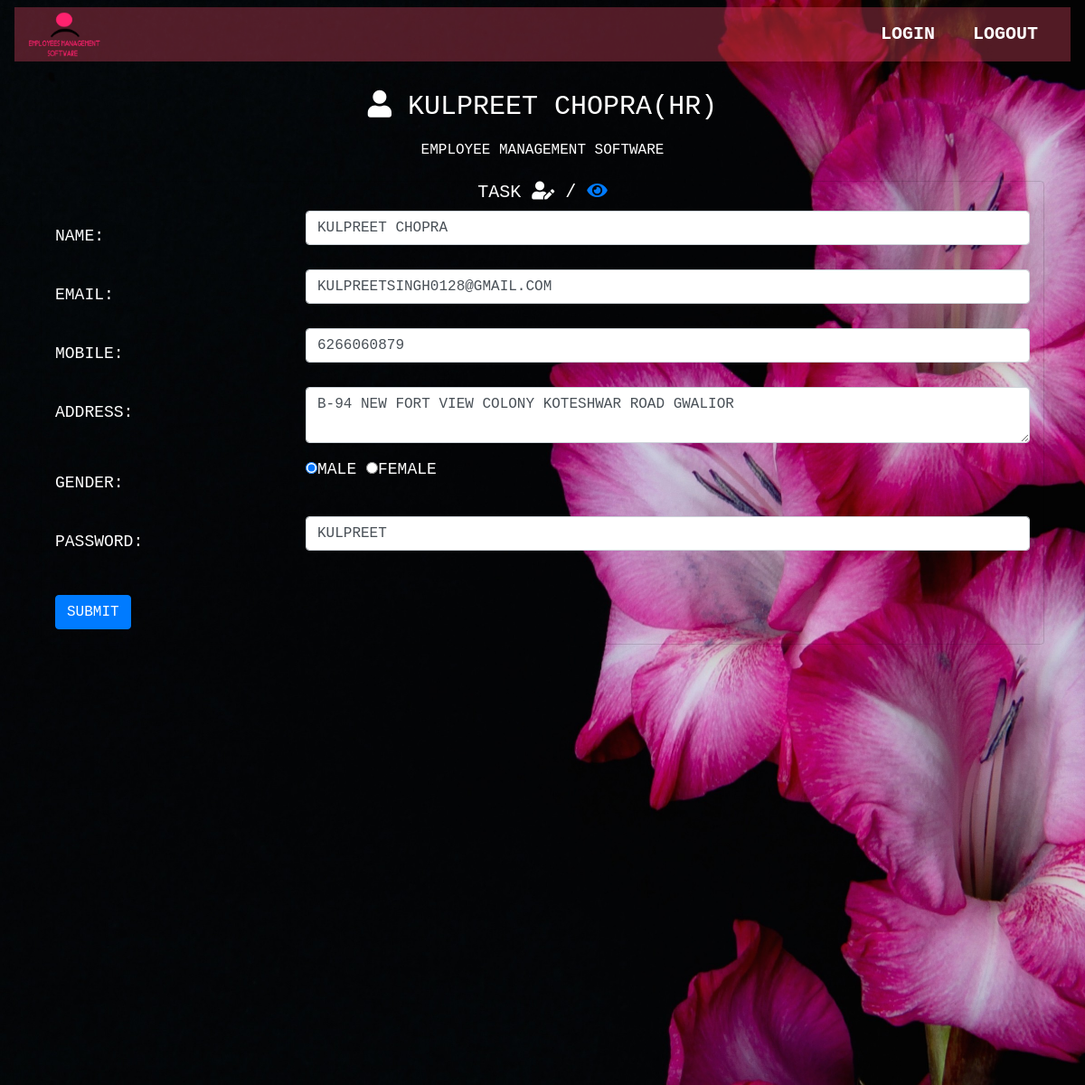
/employee/empedit.php?id=3 (signed in), run on the app's committed database.
### tables this page shows
CREATE TABLE `employee` (
  `id` int(11) NOT NULL,
  `name` varchar(350) NOT NULL,
  `email` varchar(100) NOT NULL,
  `mobile` varchar(350) NOT NULL,
  `address` text NOT NULL,
  `gender` varchar(350) NOT NULL,
  `department` varchar(350) NOT NULL,
  `password` varchar(350) NOT NULL,
  `forgott_pass` varchar(350) NOT NULL,
  `image` text NOT NULL,
  `role` varchar(350) NOT NULL,
  `time` timestamp NOT NULL DEFAULT CURRENT_TIMESTAMP ON UPDATE CURRENT_TIMESTAMP
);

### employee/empeditp.php (the view, shortened to what this page needs)
<?php
       $user=$_SESSION['email'];
  ?>
  <?php
include ('dbcon.php');
if (isset($_GET['id']))
{
$id =$_GET['id'];
$query ="select * From employee where id=$id";
$fire =mysqli_query($con,$query);
$user = mysqli_fetch_assoc($fire);
}
?>
<div class="card container-fluid" style="background-color:transparent!important;">
  <h5 class="text-center">Task <i class="fas fa-user-edit"></i> / <a style="color:#007bff!important;" href="index.php"><i class="fas fa-eye"></i></a></h5>
                    <form method="post" enctype="multipart/form-data">
                        <div class="form-group row">
                            <label class="col-lg-3 col-form-label form-control-label">Name:</label>
                            <div class="col-lg-9">
                               <input type="text" class="form-control" name="name" placeholder="Enter Full Name" value="<?php echo $user['name']; ?>">
                            </div>
                        </div>
                        <div class="form-group row">
                            <label class="col-lg-3 col-form-label form-control-label">Email:</label>
                            <div class="col-lg-9">
                               <input type="email" class="form-control" name="email" placeholder="Enter Email Address" value="<?php echo $user['email']; ?>">
                            </div>
                        </div>
                        <div class="form-group row">
                            <label class="col-lg-3 col-form-label form-control-label">Mobile:</label>
                            <div class="col-lg-9">
                                <input type="mobile" class="form-control" name="mobile" placeholder="Enter Mobile Number" value="<?php echo $user['mobile']; ?>">
                            </div>
                        </div>
                        <div class="form-group row">
                            <label class="col-lg-3 col-form-label form-control-label">Address:</label>
                            <div class="col-lg-9">
                                <textarea type="text" class="form-control" name="address" placeholder="Enter Address"><?php echo $user['address'];?></textarea>
                            </div>
                        </div>
                        <div class="form-group row">
                            <label class="col-lg-3 col-form-label form-control-label">Gender:</label>
                            <div class="col-lg-9">
                    <input type="radio" value="male"<?php echo ($user["gender"]=='male')?'checked':'' ?> name="gender">Male
                    <input type="radio" value="female"<?php echo ($user["gender"]=='female')?'checked':'' ?> name="gender">Female
                    <br>
                    </div>
                        </div>
                        <div class="form-group row">
                            <label class="col-lg-3 col-form-label form-control-label">Password:</label>
                            <div class="col-lg-9">
                                <input type="text" class="form-control" name="password" placeholder="Enter Password" value="<?php echo $user['password']; ?>">
                            </div>
                        </div>
                        <div class="form-group row">
                            <label class="col-lg-3 col-form-label form-control-label"></label>
                            <div class="col-lg-12">
                                <button type="submit" name="update" class="btn btn-primary">SUBMIT</button>
                            </div>
                        </div>
                    </form>
          </div>

### employee/header.php (shortened to what this page needs)
<?php
       include ('dbcon.php');
       $user=$_SESSION['password'];
       $q = "SELECT * FROM `employee` WHERE  `password`='$user'";
       $query = mysqli_query($con, $q);
       $result = mysqli_fetch_array($query);
  ?>
<!DOCTYPE html>
<html>
<head>
    <link rel="stylesheet" href="https://stackpath.bootstrapcdn.com/bootstrap/4.3.1/css/bootstrap.min.css">
    <link rel="stylesheet" href="https://stackpath.bootstrapcdn.com/bootstrap/4.5.0/css/bootstrap.min.css">
    <link rel="stylesheet" href="https://pro.fontawesome.com/releases/v5.10.0/css/all.css"/>
    <link rel="stylesheet" href="https://cdnjs.cloudflare.com/ajax/libs/animate.css/4.0.0/animate.min.css">
    <link rel="stylesheet" type="text/css" href="css/index.css">
</head>
<body>
<div class="bgimg">
    <div class="container-fluid">
      <nav class="navbar navbar-expand-sm navbar-dark fixed-top a bg">
        <div class="container-fluid" style="background:#f24d6a54!important;">
          <a href="index.php">
            <img class="web-logo" src="../image/logo.png" width="80px" height="50px" ;>
          </a>
          <div class="collapse navbar-collapse" id="a">
            <ul class="navbar-nav ml-auto " style="text-align:center;">
              <li class="nav-item">
                <button type="button" class="btn"><a href="" data-target="#login" data-toggle="tab" class="nav-link"><b>Login</b></a></button>
              </li>
              <li class="n style=av-item">
                <button type="button" class="btn "><a href="logout.php" class="nav-link"><b>Logout</b></a></button>
              </li>
            </ul>
            <br>
          </div>
        </div>
      </nav>
    </div>
  <div class="topleft">
    <p><i class="fas fa-user"></i> <?php echo$result['name'];?><span class="mob">(<?php echo$result['department'];?>)</span>
      </p>
    <h6>employee management software</h6>
  </div>

### employee/css/index.css (style rules this page uses)
* { text-transform:uppercase; }
body, html { height: 100%; margin: 0; }
label { text-transform:uppercase; }
.bgimg { background-image: url('../../image/bg2.jpg'); height:1200px; background-position: center; background-size: cover; position: relative; color: white; font-family: "Courier New", Courier, monospace; font-size: 36px; }
.topleft { position:relative; top:8%!important; font-size:30px; text-align:center; }
label { color:white; font-size:20px; }
a { color:white!important; font-size: 20px; text-decoration:none!important; }

### employee/header.php (style rules this page uses)
label { display: inline-flex; margin-bottom: .5rem; margin-top: .5rem; }

### data on the page
employee: name "KULPREET CHOPRA", department "HR", name "Kulpreet Chopra", email "kulpreetsingh0128@gmail.com", mobile "6266060879", address "B-94 NEW FORT VIEW COLONY KOTESHWAR ROAD GWALIOR", gender "☑", password "kulpreet"
